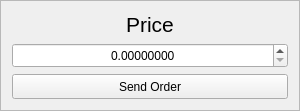
                       <widget class="QFrame" name="frame_8">
                        <property name="minimumSize">
                         <size>
                          <width>300</width>
                          <height>110</height>
                         </size>
                        </property>
                        <property name="frameShape">
                         <enum>QFrame::StyledPanel</enum>
                        </property>
                        <property name="frameShadow">
                         <enum>QFrame::Raised</enum>
                        </property>
                        <layout class="QGridLayout" name="gridLayout_5">
                         <item row="2" column="0">
                          <widget class="QPushButton" name="orderbook_send_order_btn">
                           <property name="sizePolicy">
                            <sizepolicy hsizetype="Preferred" vsizetype="Preferred">
                             <horstretch>0</horstretch>
                             <verstretch>0</verstretch>
                            </sizepolicy>
                           </property>
                           <property name="minimumSize">
                            <size>
                             <width>0</width>
                             <height>25</height>
                            </size>
                           </property>
                           <property name="maximumSize">
                            <size>
                             <width>16777215</width>
                             <height>35</height>
                            </size>
                           </property>
                           <property name="font">
                            <font>
                             <pointsize>9</pointsize>
                            </font>
                           </property>
                           <property name="styleSheet">
                            <string notr="true"/>
                           </property>
                           <property name="text">
                            <string>Send Order</string>
                           </property>
                          </widget>
                         </item>
                         <item row="0" column="0">
                          <widget class="QLabel" name="orderbook_price_lbl">
                           <property name="sizePolicy">
                            <sizepolicy hsizetype="Minimum" vsizetype="MinimumExpanding">
                             <horstretch>0</horstretch>
                             <verstretch>0</verstretch>
                            </sizepolicy>
                           </property>
                           <property name="minimumSize">
                            <size>
                             <width>0</width>
                             <height>25</height>
                            </size>
                           </property>
                           <property name="maximumSize">
                            <size>
                             <width>16777215</width>
                             <height>16777215</height>
                            </size>
                           </property>
                           <property name="font">
                            <font>
                             <pointsize>16</pointsize>
                            </font>
                           </property>
                           <property name="text">
                            <string>Price</string>
                           </property>
                           <property name="alignment">
                            <set>Qt::AlignCenter</set>
                           </property>
                          </widget>
                         </item>
                         <item row="1" column="0">
                          <widget class="QDoubleSpinBox" name="orderbook_price_spinbox">
                           <property name="sizePolicy">
                            <sizepolicy hsizetype="Minimum" vsizetype="Minimum">
                             <horstretch>0</horstretch>
                             <verstretch>0</verstretch>
                            </sizepolicy>
                           </property>
                           <property name="minimumSize">
                            <size>
                             <width>0</width>
                             <height>25</height>
                            </size>
                           </property>
                           <property name="maximumSize">
                            <size>
                             <width>16777215</width>
                             <height>35</height>
                            </size>
                           </property>
                           <property name="font">
                            <font>
                             <pointsize>9</pointsize>
                            </font>
                           </property>
                           <property name="styleSheet">
                            <string notr="true"/>
                           </property>
                           <property name="alignment">
                            <set>Qt::AlignCenter</set>
                           </property>
                           <property name="decimals">
                            <number>8</number>
                           </property>
                           <property name="maximum">
                            <double>999999999.990000009536743</double>
                           </property>
                           <property name="singleStep">
                            <double>0.000001000000000</double>
                           </property>
                          </widget>
                         </item>
                        </layout>
                       </widget>
